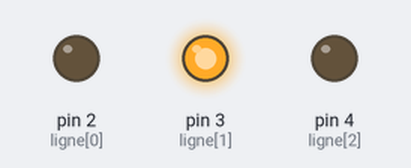
A sketch run on a simulated Arduino Uno, built with avr-gcc and run on an emulated ATmega328P. On the bench: output pins drawn as LEDs (lit = HIGH). Pins used as bus, display or sensor lines are not drawn.

Above: at 0.1 s.
Timing chart, 0 to 1.6 s (numbered marks = the images above):
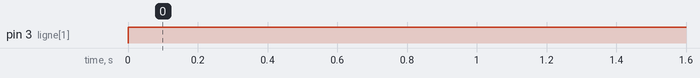

Measured:
- by itself, pin 3 (ligne[1]): LOW → HIGH at 0.00 s

The sketch:

test_matrice_leds.ino
```cpp
byte ligne[3] = {2, 3, 4};
byte colonne[3] = {5, 6, 7};

void setup(){
    for (int i = 2; i < 8; i++){
        pinMode(i, OUTPUT);
        if (i >= 5){
            digitalWrite(i, HIGH);
        }
    }
}
void loop(){
    digitalWrite(ligne[1], HIGH);
    digitalWrite(colonne[1], LOW);
}
```
